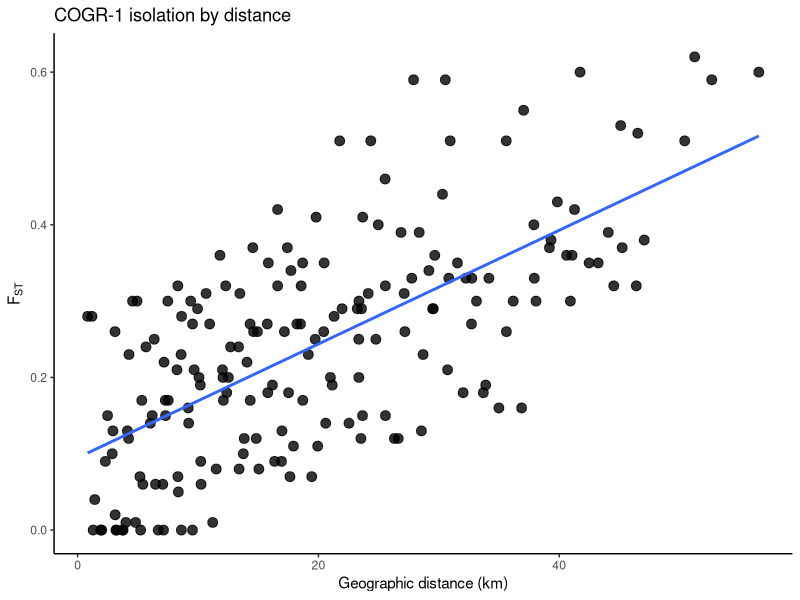
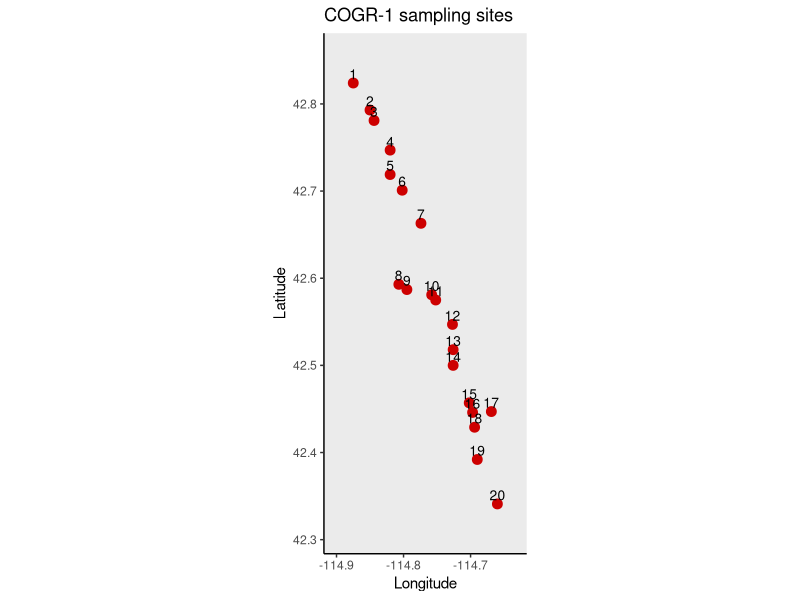

Source code (R) for these figures, in order: (Note: this script raises an error after producing the figures.)
# -----------------------------
# COGR-1 Shoshone sculpin
# Campbell et al. 2023
# Table 3 pairwise FST + Figure 1 site coordinates
# -----------------------------

library(dplyr)
library(geosphere)
library(ggplot2)
library(maps)

# -----------------------------
# paths
# -----------------------------
setwd("/Users/johnmccall/Library/CloudStorage/OneDrive-TheOhioStateUniversity/Spring_2026/Landgen_DGS/DGS-Patterns-of-Fish-Diversity/DGS-Patterns-of-Fish-Diversity/Objective 2/Data/COGR-1")

# -----------------------------
# sites
# site coordinates were georeferenced from Fig. 1 and aligned
# to named springs/creeks in the Hagerman Valley, Idaho.
# final object keeps only site, lat, lon per workflow.
# -----------------------------
COGR_1_sites <- data.frame(
  site = 1:20,
  lat = c(
    42.8240, 42.7930, 42.7810, 42.7470, 42.7190,
    42.7010, 42.6630, 42.5930, 42.5870, 42.5810,
    42.5750, 42.5470, 42.5180, 42.5000, 42.4570,
    42.4460, 42.4470, 42.4290, 42.3920, 42.3410
  ),
  lon = c(
    -114.8750, -114.8500, -114.8440, -114.8200, -114.8200,
    -114.8020, -114.7740, -114.8070, -114.7950, -114.7580,
    -114.7520, -114.7270, -114.7260, -114.7260, -114.7020,
    -114.6970, -114.6690, -114.6940, -114.6900, -114.6600
  )
)

# -----------------------------
# FST matrix (Table 3)
# -----------------------------
COGR_1_fst <- matrix(0, 20, 20)
rownames(COGR_1_fst) <- colnames(COGR_1_fst) <- 1:20

COGR_1_fst[2,1] <- 0.01

COGR_1_fst[3,1] <- 0.06; COGR_1_fst[3,2] <- 0.04

COGR_1_fst[4,1] <- 0.21; COGR_1_fst[4,2] <- 0.24; COGR_1_fst[4,3] <- 0.23

COGR_1_fst[5,1] <- 0.20; COGR_1_fst[5,2] <- 0.23; COGR_1_fst[5,3] <- 0.22; COGR_1_fst[5,4] <- 0.02

COGR_1_fst[6,1] <- 0.26; COGR_1_fst[6,2] <- 0.27; COGR_1_fst[6,3] <- 0.27; COGR_1_fst[6,4] <- 0.17; COGR_1_fst[6,5] <- 0.15

COGR_1_fst[7,1] <- 0.25; COGR_1_fst[7,2] <- 0.27; COGR_1_fst[7,3] <- 0.27; COGR_1_fst[7,4] <- 0.20; COGR_1_fst[7,5] <- 0.17; COGR_1_fst[7,6] <- 0.01

COGR_1_fst[8,1] <- 0.12; COGR_1_fst[8,2] <- 0.14; COGR_1_fst[8,3] <- 0.19; COGR_1_fst[8,4] <- 0.26; COGR_1_fst[8,5] <- 0.22; COGR_1_fst[8,6] <- 0.21; COGR_1_fst[8,7] <- 0.21

COGR_1_fst[9,1] <- 0.26; COGR_1_fst[9,2] <- 0.30; COGR_1_fst[9,3] <- 0.29; COGR_1_fst[9,4] <- 0.11; COGR_1_fst[9,5] <- 0.12; COGR_1_fst[9,6] <- 0.24; COGR_1_fst[9,7] <- 0.28; COGR_1_fst[9,8] <- 0.28

COGR_1_fst[10,1] <- 0.23; COGR_1_fst[10,2] <- 0.25; COGR_1_fst[10,3] <- 0.25; COGR_1_fst[10,4] <- 0.23; COGR_1_fst[10,5] <- 0.19; COGR_1_fst[10,6] <- 0.12; COGR_1_fst[10,7] <- 0.14; COGR_1_fst[10,8] <- 0.12; COGR_1_fst[10,9] <- 0.26

COGR_1_fst[11,1] <- 0.29; COGR_1_fst[11,2] <- 0.32; COGR_1_fst[11,3] <- 0.31; COGR_1_fst[11,4] <- 0.11; COGR_1_fst[11,5] <- 0.13; COGR_1_fst[11,6] <- 0.26; COGR_1_fst[11,7] <- 0.29; COGR_1_fst[11,8] <- 0.30; COGR_1_fst[11,9] <- 0.00; COGR_1_fst[11,10] <- 0.28

COGR_1_fst[12,1] <- 0.30; COGR_1_fst[12,2] <- 0.34; COGR_1_fst[12,3] <- 0.33; COGR_1_fst[12,4] <- 0.12; COGR_1_fst[12,5] <- 0.14; COGR_1_fst[12,6] <- 0.27; COGR_1_fst[12,7] <- 0.31; COGR_1_fst[12,8] <- 0.32; COGR_1_fst[12,9] <- 0.00; COGR_1_fst[12,10] <- 0.30; COGR_1_fst[12,11] <- 0.00

COGR_1_fst[13,1] <- 0.30; COGR_1_fst[13,2] <- 0.33; COGR_1_fst[13,3] <- 0.33; COGR_1_fst[13,4] <- 0.12; COGR_1_fst[13,5] <- 0.15; COGR_1_fst[13,6] <- 0.28; COGR_1_fst[13,7] <- 0.32; COGR_1_fst[13,8] <- 0.31; COGR_1_fst[13,9] <- 0.00; COGR_1_fst[13,10] <- 0.30; COGR_1_fst[13,11] <- 0.00; COGR_1_fst[13,12] <- 0.00

COGR_1_fst[14,1] <- 0.30; COGR_1_fst[14,2] <- 0.33; COGR_1_fst[14,3] <- 0.33; COGR_1_fst[14,4] <- 0.13; COGR_1_fst[14,5] <- 0.15; COGR_1_fst[14,6] <- 0.29; COGR_1_fst[14,7] <- 0.32; COGR_1_fst[14,8] <- 0.32; COGR_1_fst[14,9] <- 0.01; COGR_1_fst[14,10] <- 0.30; COGR_1_fst[14,11] <- 0.00; COGR_1_fst[14,12] <- 0.00; COGR_1_fst[14,13] <- 0.00

COGR_1_fst[15,1] <- 0.35; COGR_1_fst[15,2] <- 0.38; COGR_1_fst[15,3] <- 0.40; COGR_1_fst[15,4] <- 0.18; COGR_1_fst[15,5] <- 0.21; COGR_1_fst[15,6] <- 0.39; COGR_1_fst[15,7] <- 0.41; COGR_1_fst[15,8] <- 0.37; COGR_1_fst[15,9] <- 0.09; COGR_1_fst[15,10] <- 0.37; COGR_1_fst[15,11] <- 0.10; COGR_1_fst[15,12] <- 0.09; COGR_1_fst[15,13] <- 0.06; COGR_1_fst[15,14] <- 0.07

COGR_1_fst[16,1] <- 0.32; COGR_1_fst[16,2] <- 0.36; COGR_1_fst[16,3] <- 0.37; COGR_1_fst[16,4] <- 0.16; COGR_1_fst[16,5] <- 0.18; COGR_1_fst[16,6] <- 0.36; COGR_1_fst[16,7] <- 0.40; COGR_1_fst[16,8] <- 0.35; COGR_1_fst[16,9] <- 0.07; COGR_1_fst[16,10] <- 0.35; COGR_1_fst[16,11] <- 0.08; COGR_1_fst[16,12] <- 0.08; COGR_1_fst[16,13] <- 0.05; COGR_1_fst[16,14] <- 0.06; COGR_1_fst[16,15] <- 0.00

COGR_1_fst[17,1] <- 0.37; COGR_1_fst[17,2] <- 0.42; COGR_1_fst[17,3] <- 0.43; COGR_1_fst[17,4] <- 0.26; COGR_1_fst[17,5] <- 0.27; COGR_1_fst[17,6] <- 0.44; COGR_1_fst[17,7] <- 0.46; COGR_1_fst[17,8] <- 0.41; COGR_1_fst[17,9] <- 0.17; COGR_1_fst[17,10] <- 0.42; COGR_1_fst[17,11] <- 0.18; COGR_1_fst[17,12] <- 0.17; COGR_1_fst[17,13] <- 0.16; COGR_1_fst[17,14] <- 0.17; COGR_1_fst[17,15] <- 0.13; COGR_1_fst[17,16] <- 0.09

COGR_1_fst[18,1] <- 0.32; COGR_1_fst[18,2] <- 0.35; COGR_1_fst[18,3] <- 0.36; COGR_1_fst[18,4] <- 0.16; COGR_1_fst[18,5] <- 0.19; COGR_1_fst[18,6] <- 0.35; COGR_1_fst[18,7] <- 0.39; COGR_1_fst[18,8] <- 0.35; COGR_1_fst[18,9] <- 0.07; COGR_1_fst[18,10] <- 0.34; COGR_1_fst[18,11] <- 0.09; COGR_1_fst[18,12] <- 0.08; COGR_1_fst[18,13] <- 0.06; COGR_1_fst[18,14] <- 0.07; COGR_1_fst[18,15] <- 0.00; COGR_1_fst[18,16] <- 0.00; COGR_1_fst[18,17] <- 0.10

COGR_1_fst[19,1] <- 0.51; COGR_1_fst[19,2] <- 0.52; COGR_1_fst[19,3] <- 0.53; COGR_1_fst[19,4] <- 0.30; COGR_1_fst[19,5] <- 0.33; COGR_1_fst[19,6] <- 0.51; COGR_1_fst[19,7] <- 0.51; COGR_1_fst[19,8] <- 0.51; COGR_1_fst[19,9] <- 0.20; COGR_1_fst[19,10] <- 0.51; COGR_1_fst[19,11] <- 0.20; COGR_1_fst[19,12] <- 0.18; COGR_1_fst[19,13] <- 0.17; COGR_1_fst[19,14] <- 0.18; COGR_1_fst[19,15] <- 0.15; COGR_1_fst[19,16] <- 0.14; COGR_1_fst[19,17] <- 0.25; COGR_1_fst[19,18] <- 0.13

COGR_1_fst[20,1] <- 0.60; COGR_1_fst[20,2] <- 0.59; COGR_1_fst[20,3] <- 0.62; COGR_1_fst[20,4] <- 0.38; COGR_1_fst[20,5] <- 0.39; COGR_1_fst[20,6] <- 0.60; COGR_1_fst[20,7] <- 0.55; COGR_1_fst[20,8] <- 0.59; COGR_1_fst[20,9] <- 0.29; COGR_1_fst[20,10] <- 0.59; COGR_1_fst[20,11] <- 0.31; COGR_1_fst[20,12] <- 0.29; COGR_1_fst[20,13] <- 0.26; COGR_1_fst[20,14] <- 0.27; COGR_1_fst[20,15] <- 0.24; COGR_1_fst[20,16] <- 0.20; COGR_1_fst[20,17] <- 0.36; COGR_1_fst[20,18] <- 0.19; COGR_1_fst[20,19] <- 0.15

COGR_1_fst[upper.tri(COGR_1_fst)] <- t(COGR_1_fst)[upper.tri(COGR_1_fst)]
COGR_1_fst[COGR_1_fst < 0] <- 0
diag(COGR_1_fst) <- 0

# -----------------------------
# pairwise geographic distances for IBD
# -----------------------------
coords <- COGR_1_sites %>% select(lon, lat)

geo_dist_km <- geosphere::distm(coords, fun = geosphere::distHaversine) / 1000
rownames(geo_dist_km) <- colnames(geo_dist_km) <- COGR_1_sites$site

ibd_df <- data.frame(
  site1   = rownames(COGR_1_fst)[row(COGR_1_fst)[upper.tri(COGR_1_fst)]],
  site2   = colnames(COGR_1_fst)[col(COGR_1_fst)[upper.tri(COGR_1_fst)]],
  fst     = COGR_1_fst[upper.tri(COGR_1_fst)],
  dist_km = geo_dist_km[upper.tri(geo_dist_km)]
)

# -----------------------------
# map of sampling sites
# -----------------------------
world_map <- map_data("world")
usa_map   <- subset(world_map, region %in% c("USA", "Canada", "Mexico"))

map_df <- COGR_1_sites %>%
  mutate(label = as.character(site))

p_map <- ggplot() +
  geom_polygon(
    data = usa_map,
    aes(x = long, y = lat, group = group),
    fill = "grey92",
    color = "grey55",
    linewidth = 0.2
  ) +
  geom_point(
    data = map_df,
    aes(x = lon, y = lat),
    color = "red3",
    size = 3
  ) +
  geom_text(
    data = map_df,
    aes(x = lon, y = lat, label = label),
    nudge_y = 0.01,
    size = 3.5
  ) +
  coord_fixed(
    ratio = 1.3,
    xlim = range(map_df$lon) + c(-0.03, 0.03),
    ylim = range(map_df$lat) + c(-0.03, 0.03)
  ) +
  theme_classic() +
  labs(
    x = "Longitude",
    y = "Latitude",
    title = "COGR-1 sampling sites"
  )

# -----------------------------
# IBD plot
# -----------------------------
p_ibd <- ggplot(ibd_df, aes(x = dist_km, y = fst)) +
  geom_point(size = 3, alpha = 0.8) +
  geom_smooth(method = "lm", se = FALSE) +
  theme_classic() +
  labs(
    x = "Geographic distance (km)",
    y = expression(F[ST]),
    title = "COGR-1 isolation by distance"
  )

# -----------------------------
# save RData
# -----------------------------
save(
  COGR_1_fst,
  COGR_1_sites,
  file = "/Users/johnmccall/Library/CloudStorage/OneDrive-TheOhioStateUniversity/Spring_2026/Landgen_DGS/DGS-Patterns-of-Fish-Diversity/DGS-Patterns-of-Fish-Diversity/Objective 2/Data/COGR-1/data/COGR-1.RData"
)

# -----------------------------
# print outputs
# -----------------------------
print(COGR_1_sites)
print(round(COGR_1_fst, 4))
print(head(ibd_df))
print(p_map)
print(p_ibd)
